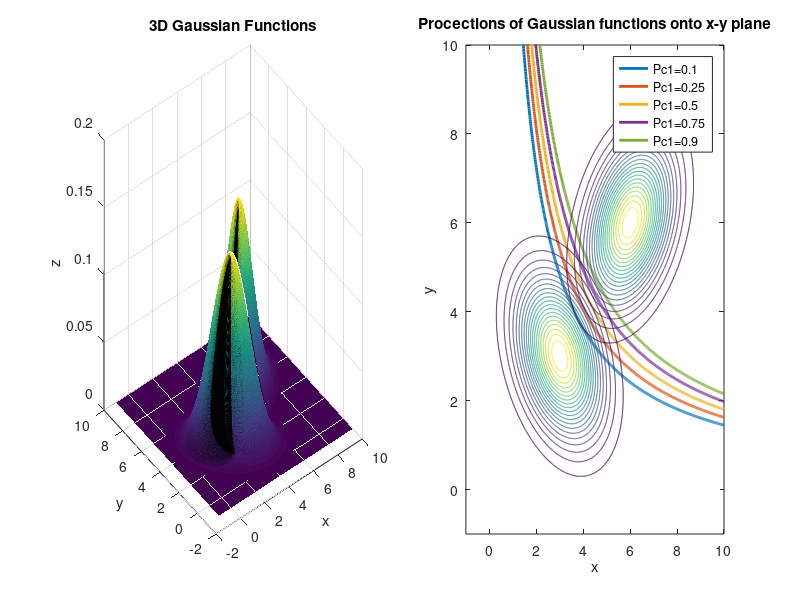
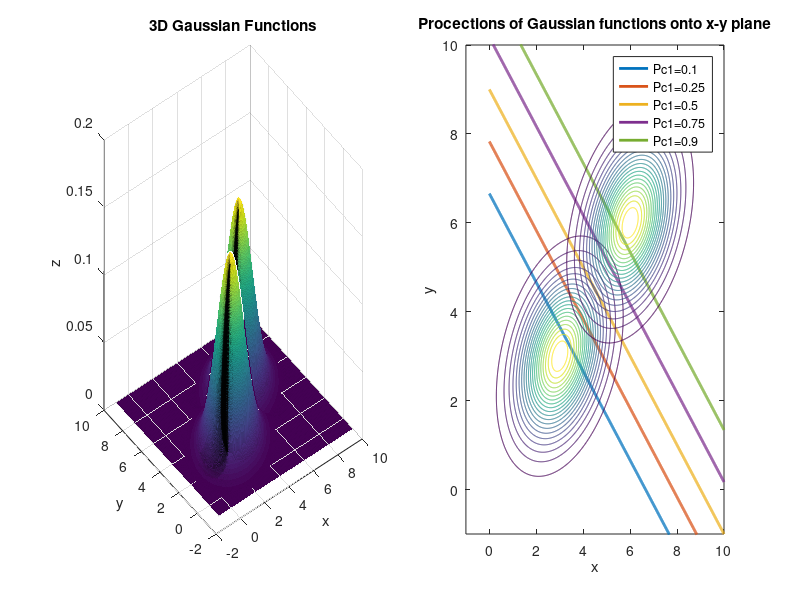

MATLAB code for these plots, in order:
clear all; 
 
%Defining the parameters for Gaussian
mu1 = [3 ,3];
mu2 = [6, 6];
sigma1 = [1.2 , -0.4; -0.4, 1.2];
sigma2 = [1.2, 0.4; 0.4, 1.2];
 
 %Defining a and b values (a.k.a features) for the plot.
a = linspace(-1, 10, 1000);
b = linspace(-1, 10, 1000); 
[X, Y] = meshgrid(a, b);

%Create the first 2D Gaussian.
Z1 = mvnpdf([X(:) Y(:)], mu1, sigma1);
Z1 = reshape(Z1, size(X));
Z2 = mvnpdf([X(:) Y(:)], mu2, sigma2);
Z2 = reshape(Z2, size(X));

%Plot the 3D Gaussian.
figure(1)
subplot(1,2,1)
surf(X, Y, Z1);
xlabel('x');
ylabel('y');
zlabel('z');
title('3D Gaussian Functions');
hold on;
surf(X, Y, Z2);
hold off;

%Boundaries
t=[0:0.01:10];
PC1 = 0.1;
y1 = (28.8 + 2.56*log(PC1/(1-PC1)))./(1.6.*t);
PC1 = 0.25;
y2 = (28.8 + 2.56*log(PC1/(1-PC1)))./(1.6.*t);
PC1 = 0.5;
y3 = (28.8 + 2.56*log(PC1/(1-PC1)))./(1.6.*t);
PC1 = 0.75;
y4 = (28.8 + 2.56*log(PC1/(1-PC1)))./(1.6.*t);
PC1 = 0.9;
y5 = (28.8 + 2.56*log(PC1/(1-PC1)))./(1.6.*t);


%Plot the procection of Gaussian functions onto x-y plane.
subplot(1,2,2)
plot(t, y1,'linewidth', 2, t, y2, 'linewidth', 2, t, y3, 'linewidth', 2, t, y4,'linewidth', 2, t, y5, 'linewidth', 2)
legend('Pc1=0.1','Pc1=0.25','Pc1=0.5','Pc1=0.75','Pc1=0.9')
hold on;
contour(X, Y, Z1, 20);
hold on;
contour(X, Y, Z2, 20);

xlabel('x');
ylabel('y');
title('Procections of Gaussian functions onto x-y plane');

%% For Sigma1=Sigma2

%Defining the parameters for Gaussian
mu1 = [3 ,3];
mu2 = [6, 6];
sigma1 = [1.2, 0.4; 0.4, 1.2];
sigma2 = [1.2, 0.4; 0.4, 1.2];
 
 %Defining a and b values (a.k.a features) for the plot.
a = linspace(-1, 10, 1000);
b = linspace(-1, 10, 1000); 
[X, Y] = meshgrid(a, b);

%Create the first 2D Gaussian.
Z1 = mvnpdf([X(:) Y(:)], mu1, sigma1);
Z1 = reshape(Z1, size(X));
Z2 = mvnpdf([X(:) Y(:)], mu2, sigma2);
Z2 = reshape(Z2, size(X));

%Plot the 3D Gaussian.
figure(2)
subplot(1,2,1)
surf(X, Y, Z1);
xlabel('x');
ylabel('y');
zlabel('z');
title('3D Gaussian Functions');
hold on;
surf(X, Y, Z2);
hold off;

%Boundaries
t=[0:0.01:10];
PC1 = 0.1;
y1 = -t+9+1.066*log(PC1/(1-PC1));
PC1 = 0.25;
y2 = -t+9+1.066*log(PC1/(1-PC1));
PC1 = 0.5;
y3 = -t+9+1.066*log(PC1/(1-PC1));
PC1 = 0.75;
y4 = -t+9+1.066*log(PC1/(1-PC1));
PC1 = 0.9;
y5 = -t+9+1.066*log(PC1/(1-PC1));


%Plot the procection of Gaussian functions onto x-y plane.
subplot(1,2,2)
plot(t, y1,'linewidth', 2, t, y2, 'linewidth', 2, t, y3, 'linewidth', 2, t, y4,'linewidth', 2, t, y5, 'linewidth', 2)
legend('Pc1=0.1','Pc1=0.25','Pc1=0.5','Pc1=0.75','Pc1=0.9')
hold on;
contour(X, Y, Z1, 20);
hold on;
contour(X, Y, Z2, 20);
xlabel('x');
ylabel('y');
title('Procections of Gaussian functions onto x-y plane');
hold off;

